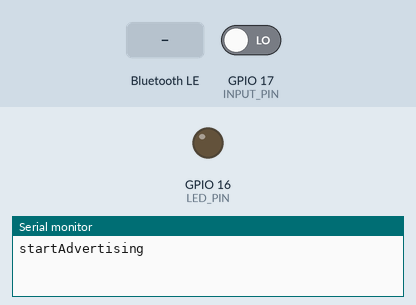
A program run on a simulated ESP32. On the bench: output pins drawn as LEDs (lit = HIGH), the last lines printed to the serial monitor. The inputs (shaded band) are chosen by the test bench; at power-on: GPIO 17 (INPUT_PIN) LOW. Nothing arrives over Bluetooth unless stated; a phone connects over Bluetooth LE 3 s after start.

Above: at 1.2 s.
1.3 s: Bluetooth LE write "1" received
At 2.6 s:
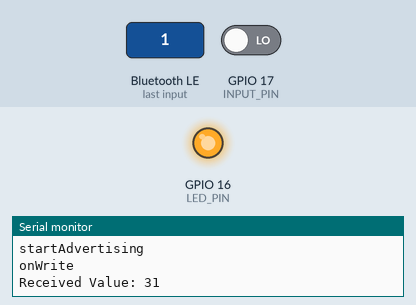
2.9 s: GPIO 17 (INPUT_PIN) driven HIGH
Timing chart, 0 to 5.9 s (numbered marks = the images above; inputs shaded):
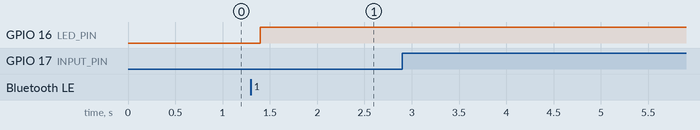

Measured:
- after the input at 1.3 s, GPIO 16 (LED_PIN): LOW → HIGH after 0.10 s

The program:

main.cpp
```cpp
/*
  Original code from https://zenn.dev/luup/articles/iot-yamaguchi-20221204
  titled 「ESP32でBLEデバイスを作る」 by Luup Developers Blog, on Dec 2022
*/
/*
 BLE On Air signboard server.
 ESP32 Arduino BLE server. Compiled by PlatformIO on Visual Studio Code.
 This code is to turn on/off LED light by receiving characteristic signals.
 */
#include <Arduino.h>

#include <BLEDevice.h>
#include <BLEServer.h>
#include <BLEUtils.h>
#include <BLE2902.h>

//---------------------------------------------------------
// Constants
//---------------------------------------------------------
#define SERVICE_UUID        "55725ac1-066c-48b5-8700-2d9fb3603c5e"
#define CHARACTERISTIC_UUID "69ddb59c-d601-4ea4-ba83-44f679a670ba"
#define BLE_DEVICE_NAME     "MyBLEDevice"
#define LED_PIN             16
#define INPUT_PIN           17

//---------------------------------------------------------
// Variables
//---------------------------------------------------------
BLEServer *pServer = NULL;
BLECharacteristic *pCharacteristic = NULL;
bool deviceConnected = false;
bool oldDeviceConnected = false;
std::string rxValue;
std::string txValue;
bool bleOn = false;
bool inputPinState = false;

//---------------------------------------------------------
// Callbacks
//---------------------------------------------------------
class MyServerCallbacks: public BLEServerCallbacks {
  void onConnect(BLEServer *pServer) {
    deviceConnected = true;
    Serial.println("onConnect");
  };
  void onDisconnect(BLEServer *pServer) {
    deviceConnected = false;
    bleOn = false;
    Serial.println("onDisconnect");
  }
};

class MyCharacteristicCallbacks: public BLECharacteristicCallbacks {
  void onWrite(BLECharacteristic *pCharacteristic) {
    Serial.println("onWrite");
    std::string rxValue = pCharacteristic->getValue();
    if( rxValue.length() > 0 ){
      bleOn = rxValue[0]!=0;
      Serial.print("Received Value: ");
      for(int i=0; i<rxValue.length(); i++ ){
        Serial.print(rxValue[i],HEX);
      }
      Serial.println();
    }
  }
};

//---------------------------------------------------------
void setup() {
  //
  pinMode(LED_PIN, OUTPUT);
  pinMode(INPUT_PIN, INPUT);
  Serial.begin(115200);
  //
  BLEDevice::init(BLE_DEVICE_NAME);
  // Server
  pServer = BLEDevice::createServer();
  pServer->setCallbacks(new MyServerCallbacks());
  // Service
  BLEService *pService = pServer->createService(SERVICE_UUID);
  // Characteristic
  pCharacteristic = pService->createCharacteristic(
    CHARACTERISTIC_UUID,
    BLECharacteristic::PROPERTY_WRITE  |
    BLECharacteristic::PROPERTY_NOTIFY
  );
  pCharacteristic->setCallbacks(new MyCharacteristicCallbacks());
  pCharacteristic->addDescriptor(new BLE2902());
  //
  pService->start();
  // Advertising
  BLEAdvertising *pAdvertising = BLEDevice::getAdvertising();
  pAdvertising->addServiceUUID(SERVICE_UUID);
  pAdvertising->setScanResponse(true);
  pAdvertising->setMinPreferred(0x0);
  BLEDevice::startAdvertising();
  Serial.println("startAdvertising");
}

//---------------------------------------------------------
void loop() {
  // disconnecting
  if(!deviceConnected && oldDeviceConnected){
    delay(500); // give the bluetooth stack the chance to get things ready
    pServer->startAdvertising();
    Serial.println("restartAdvertising");
    oldDeviceConnected = deviceConnected;
  }
  // connecting
  if(deviceConnected && !oldDeviceConnected){
    oldDeviceConnected = deviceConnected;
  }
  // LED
  digitalWrite(LED_PIN,bleOn?HIGH:LOW);
  // INPUT
  if(digitalRead(INPUT_PIN) != inputPinState){
    inputPinState = !inputPinState;
    String str = String(inputPinState? 1:0);

    Serial.println(str);
    // Notify
    if( deviceConnected ){
      txValue = str.c_str();
      pCharacteristic->setValue(txValue);
      pCharacteristic->notify();
    }
  }
  delay(100);
}
```
